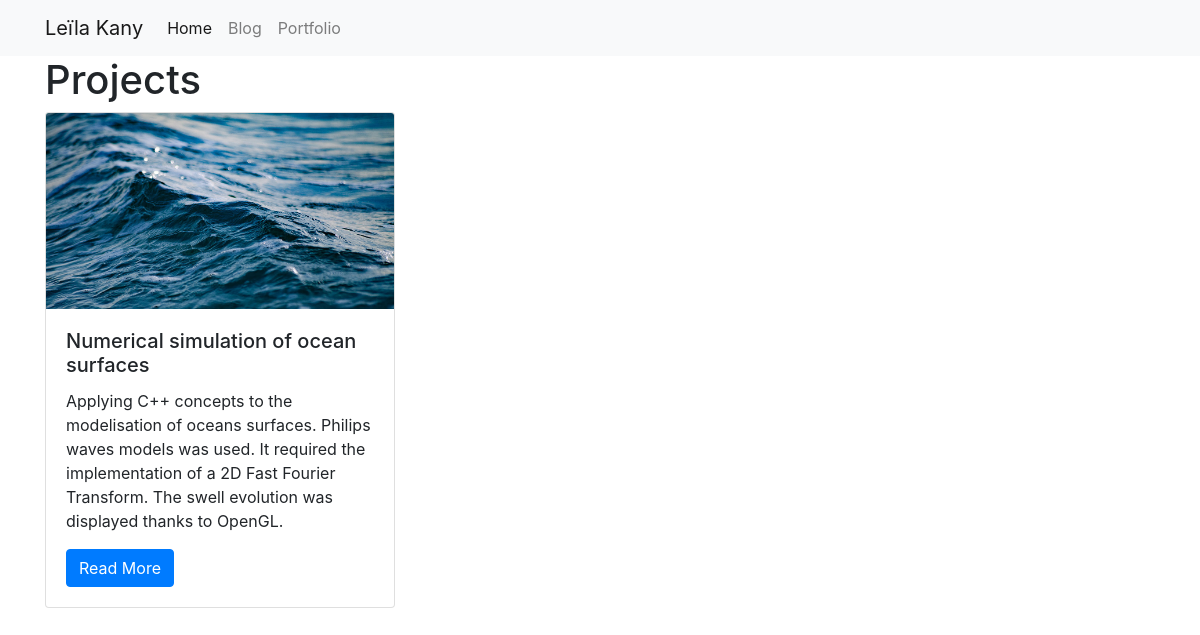
The app's page /portfolio with its own data.
### projects/models.py (models this page shows, shortened)
class Project(models.Model):
    title = models.CharField(max_length=100)
    description = models.TextField()
    technology = models.CharField(max_length=20)
    image = models.FilePathField(path='assets/')

### projects/views.py (the view)
# urls.py: path("portfolio", views.project_index, name="project_index"),
def project_index(request):
    projects = Project.objects.all()
    context = {
        'projects': projects
    }
    return render(request, 'projects_index.html', context)

### projects/templates/projects_index.html
{% extends "base.html" %}
{% load static from staticfiles%}
{% block page_content %}
<h1>Projects</h1>
<div class="row">
{% for project in projects %}
    <div class="col-md-4">
        <div class="card mb-2">
            <img class="card-img-top" src="{% static project.image %}">
            <div class="card-body">
                <h5 class="card-title">{{ project.title }}</h5>
                <p class="card-text">{{ project.description }}</p>
                <a href="{% url 'project_detail' project.pk %}"
                   class="btn btn-primary">
                    Read More
                </a>
            </div>
        </div>
    </div>
    {% endfor %}
</div>
{% endblock %}

### personal_portfolio/templates/base.html (shortened to what this page needs)
<link rel="stylesheet" href="https://stackpath.bootstrapcdn.com/bootstrap/4.1.3/css/bootstrap.min.css">
<nav class="navbar navbar-expand-lg navbar-light bg-light">
    <div class="container">
        <a class="navbar-brand" href="{% url 'accueil' %}">Leïla Kany</a>
        <div class="collapse navbar-collapse" id="navbarSupportedContent">
          <ul class="navbar-nav mr-auto">
            <li class="nav-item active">
              <a class="nav-link" href="{% url 'accueil' %}">Home</a>
            </li>
            <li class="nav-item">
              <a class="nav-link" href="{% url 'blog_index' %}">Blog</a>
            </li>
            <li class="nav-item">
              <a class="nav-link" href="{% url 'project_index' %}">Portfolio</a>
            </li>
          </ul>
        </div>
    </div>
</nav>
<div class="container">
    {% block page_content %}{% endblock %}
</div>

### records on screen
Project: image (picture), title "Numerical simulation of ocean surfaces", description "Applying C++ concepts to the modelisation of oceans surfaces. Philips waves models was used. It required the implementation of a 2D Fast Fourier Transform. The swell evolution was displayed thanks to OpenGL."
